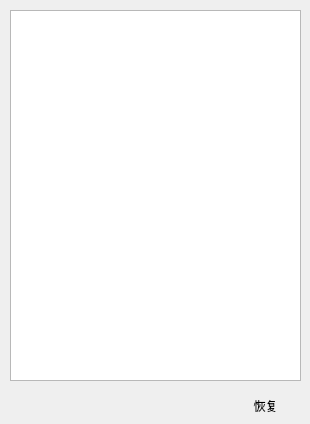
<?xml version="1.0" encoding="UTF-8"?>
<ui version="4.0">
 <class>RecycleLevelWindow</class>
 <widget class="QWidget" name="RecycleLevelWindow">
  <property name="geometry">
   <rect>
    <x>0</x>
    <y>0</y>
    <width>310</width>
    <height>424</height>
   </rect>
  </property>
  <property name="windowTitle">
   <string>场景回收站</string>
  </property>
  <property name="windowIcon">
   <iconset resource="orion2.qrc">
    <normaloff>:/images/unique32.png</normaloff>:/images/unique32.png</iconset>
  </property>
  <widget class="QListWidget" name="listWidget">
   <property name="geometry">
    <rect>
     <x>10</x>
     <y>10</y>
     <width>291</width>
     <height>371</height>
    </rect>
   </property>
  </widget>
  <widget class="QPushButton" name="okpushButton">
   <property name="geometry">
    <rect>
     <x>230</x>
     <y>390</y>
     <width>71</width>
     <height>31</height>
    </rect>
   </property>
   <property name="text">
    <string>恢复</string>
   </property>
   <property name="icon">
    <iconset resource="orion2.qrc">
     <normaloff>:/images/ok.png</normaloff>:/images/ok.png</iconset>
   </property>
   <property name="iconSize">
    <size>
     <width>24</width>
     <height>24</height>
    </size>
   </property>
   <property name="flat">
    <bool>true</bool>
   </property>
  </widget>
 </widget>
 <resources>
  <include location="orion2.qrc"/>
 </resources>
 <connections/>
</ui>
